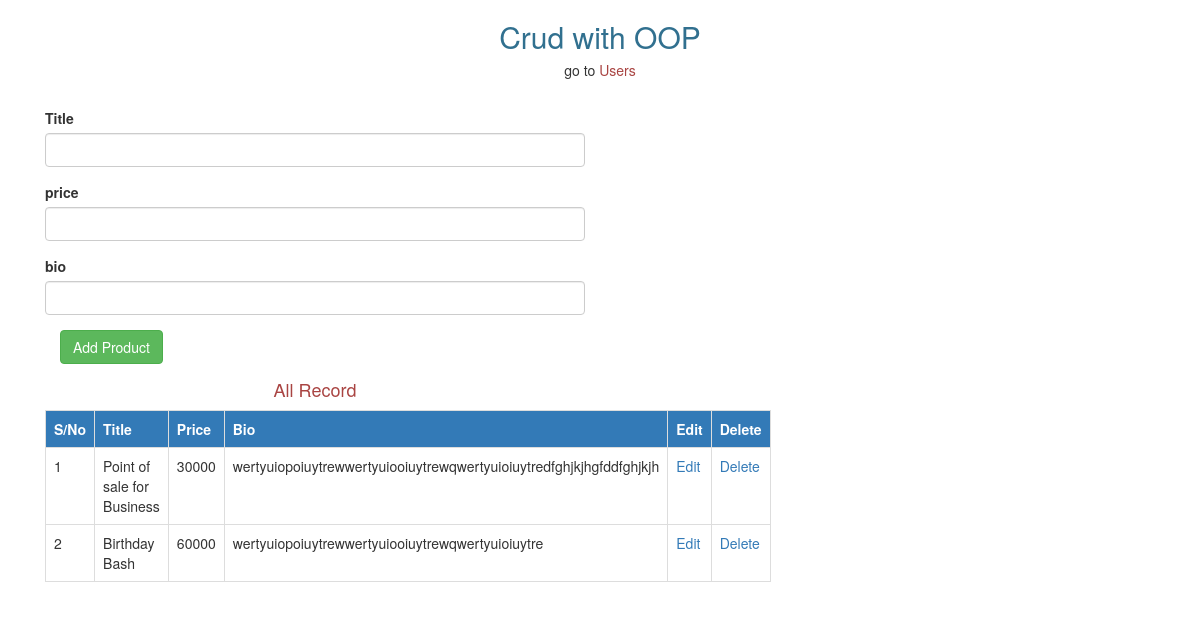
Screenshot of /crud/product.php with the database file from the repository.
### tables this page shows
CREATE TABLE `product` (
  `id` int(11) NOT NULL,
  `title` varchar(100) NOT NULL,
  `price` varchar(100) NOT NULL,
  `bio` varchar(255) NOT NULL
);

### crud/database.php (called while the page is built, shortened)
<?php
class db{
	public $servername = "localhost";
	public $username = "root";
	public $password = "";
	public $dbname = "crud_oop";
	function __construct(){
		$this->connect = new mysqli($this->servername,$this->username,$this->password,$this->dbname);
		if($this->connect->connect_error){
			echo "Connection Error";
		}else {
			return $this->connect;
		}
	}
}
class database extends db{
	function view($condition,$table,$wherefelid,$orderby){
		$select = "select $condition from $table $wherefelid $orderby";
		$runn = $this->connect->query($select);
		while($row = $runn->fetch_assoc()){
			$data[] = $row;
		}
		return $data;
	}
}
?>

### crud/product.php (the view, shortened to what this page needs)
<!doctype html>
<?php
require_once "database.php";
$obj = new database();
?>
<html>
<head>
<link rel="stylesheet" href="https://maxcdn.bootstrapcdn.com/bootstrap/3.4.1/css/bootstrap.min.css">
</head>
<body>
		<h2 class="text-center text-info">Crud with OOP</h2>
	 <h5 class="text-center">go to  <a href="Insert.php" class="text-danger "> Users </a></h5>
	<br>
	<div class="container">
		<div class="col-lg-6">
			<?php if(isset($_GET['msg']) AND $_GET['msg'] == "success")
			if(isset($_GET['Edit'])){
				$get_id = $_GET['Edit'];
				$value = $obj->view_by_id('*','product',$get_id);
			?>
			<form method="post" >
			<div class="form-group">
			<label>Title</label>
				<input type="text" name="title" value="<?php echo $value['title']; ?>" class="form-control" />
			</div>
			<div class="form-group">
			<label>price</label>
				<input type="text" name="price" value="<?php echo $value['price']; ?>" class="form-control" />
			</div>
			<div class="form-group">
			<label>bio</label>
				<input type="text" name="bio" value="<?php echo $value['bio']; ?>" class="form-control" />
			</div>
			<div class="col-lg-2">
				<input type="submit" name="ubtnp" value="Update Product" class="btn btn-success" />
			</div>
		</form>
			<?php }else { ?>
			<form method="post" >
			<div class="form-group">
			<label>Title</label>
				<input type="text" name="title" class="form-control" />
			</div>
			<div class="form-group">
			<label>price</label>
				<input type="text" name="price" class="form-control" />
			</div>
			<div class="form-group">
			<label>bio</label>
				<input type="text" name="bio" class="form-control" />
			</div>
			<div class="col-lg-2">
				<input type="submit" name="btnp" value="Add Product" class="btn btn-success" />
			</div>
		</form>
			<?php } ?>
			<br>
			<br>
			<h4 class="text-center text-danger">All Record</h4>
		<table class="table table-bordered">
		<tr class="bg-primary text-center">
			<th>S/No</th>
			<th>Title</th>
			<th>Price</th>
			<th>Bio</th>
			<th>Edit</th>
			<th>Delete</th>
			</tr>
			<?php
			$data = $obj->view('*','product','','ORDER BY id DESC');
			$Sno = 1;
			foreach($data as $value){
				?>
			<tr>
			<td><?php echo $Sno++ ?></td>
			<td><?php echo $value['title']; ?></td>
			<td><?php echo $value['price'] ?></td>
			<td><?php echo $value['bio'] ?></td>
			<td> <a href="product.php?Edit=<?php echo $value['id']; ?>" >Edit</a> </td>
			<td><a href="product.php?Delete=<?php echo $value['id']; ?>" >Delete</a></td>
			</tr>
			<?php
			}
			?>
			</table>
		</div>
		</div>
</body>
</html>

### rows the page displays
product: title "Point of sale for Business", price "30000", bio "wertyuiopoiuytrewwertyuiooiuytrewqwertyuioiuytredfghjkjhgfddfghjkjh"
product: title "Birthday Bash", price "60000", bio "wertyuiopoiuytrewwertyuiooiuytrewqwertyuioiuytre"
